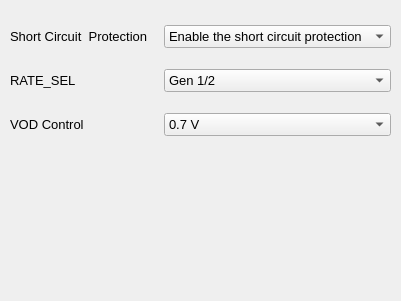
          <widget class="QWidget" name="page_3">
           <property name="geometry">
            <rect>
             <x>0</x>
             <y>0</y>
             <width>401</width>
             <height>301</height>
            </rect>
           </property>
           <attribute name="label">
            <string>VOD</string>
           </attribute>
           <widget class="QWidget" name="layoutWidget">
            <property name="geometry">
             <rect>
              <x>10</x>
              <y>10</y>
              <width>381</width>
              <height>141</height>
             </rect>
            </property>
            <layout class="QGridLayout" name="gridLayout_7">
             <item row="0" column="0">
              <widget class="QLabel" name="label_16">
               <property name="font">
                <font>
                 <pointsize>10</pointsize>
                </font>
               </property>
               <property name="text">
                <string>Short Circuit  Protection</string>
               </property>
              </widget>
             </item>
             <item row="0" column="1">
              <widget class="QComboBox" name="SCPcomboBox">
               <property name="font">
                <font>
                 <pointsize>10</pointsize>
                </font>
               </property>
               <item>
                <property name="text">
                 <string>Enable the short circuit protection</string>
                </property>
               </item>
               <item>
                <property name="text">
                 <string>Disable the short circuit protection</string>
                </property>
               </item>
              </widget>
             </item>
             <item row="1" column="0">
              <widget class="QLabel" name="label_17">
               <property name="font">
                <font>
                 <pointsize>10</pointsize>
                </font>
               </property>
               <property name="text">
                <string>RATE_SEL</string>
               </property>
              </widget>
             </item>
             <item row="1" column="1">
              <widget class="QComboBox" name="RATE_SELcomboBox">
               <property name="font">
                <font>
                 <pointsize>10</pointsize>
                </font>
               </property>
               <item>
                <property name="text">
                 <string>Gen 1/2</string>
                </property>
               </item>
               <item>
                <property name="text">
                 <string>Gen 3</string>
                </property>
               </item>
              </widget>
             </item>
             <item row="2" column="0">
              <widget class="QLabel" name="label_18">
               <property name="font">
                <font>
                 <pointsize>10</pointsize>
                </font>
               </property>
               <property name="text">
                <string>VOD Control</string>
               </property>
              </widget>
             </item>
             <item row="2" column="1">
              <widget class="QComboBox" name="VODCcomboBox">
               <property name="font">
                <font>
                 <pointsize>10</pointsize>
                </font>
               </property>
               <item>
                <property name="text">
                 <string>0.7 V</string>
                </property>
               </item>
               <item>
                <property name="text">
                 <string>0.8 V</string>
                </property>
               </item>
               <item>
                <property name="text">
                 <string>0.9 V</string>
                </property>
               </item>
               <item>
                <property name="text">
                 <string>1.0 V</string>
                </property>
               </item>
               <item>
                <property name="text">
                 <string>1.1 V</string>
                </property>
               </item>
               <item>
                <property name="text">
                 <string>1.2 V</string>
                </property>
               </item>
               <item>
                <property name="text">
                 <string>1.3 V</string>
                </property>
               </item>
               <item>
                <property name="text">
                 <string>1.4 V</string>
                </property>
               </item>
              </widget>
             </item>
            </layout>
           </widget>
          </widget>
